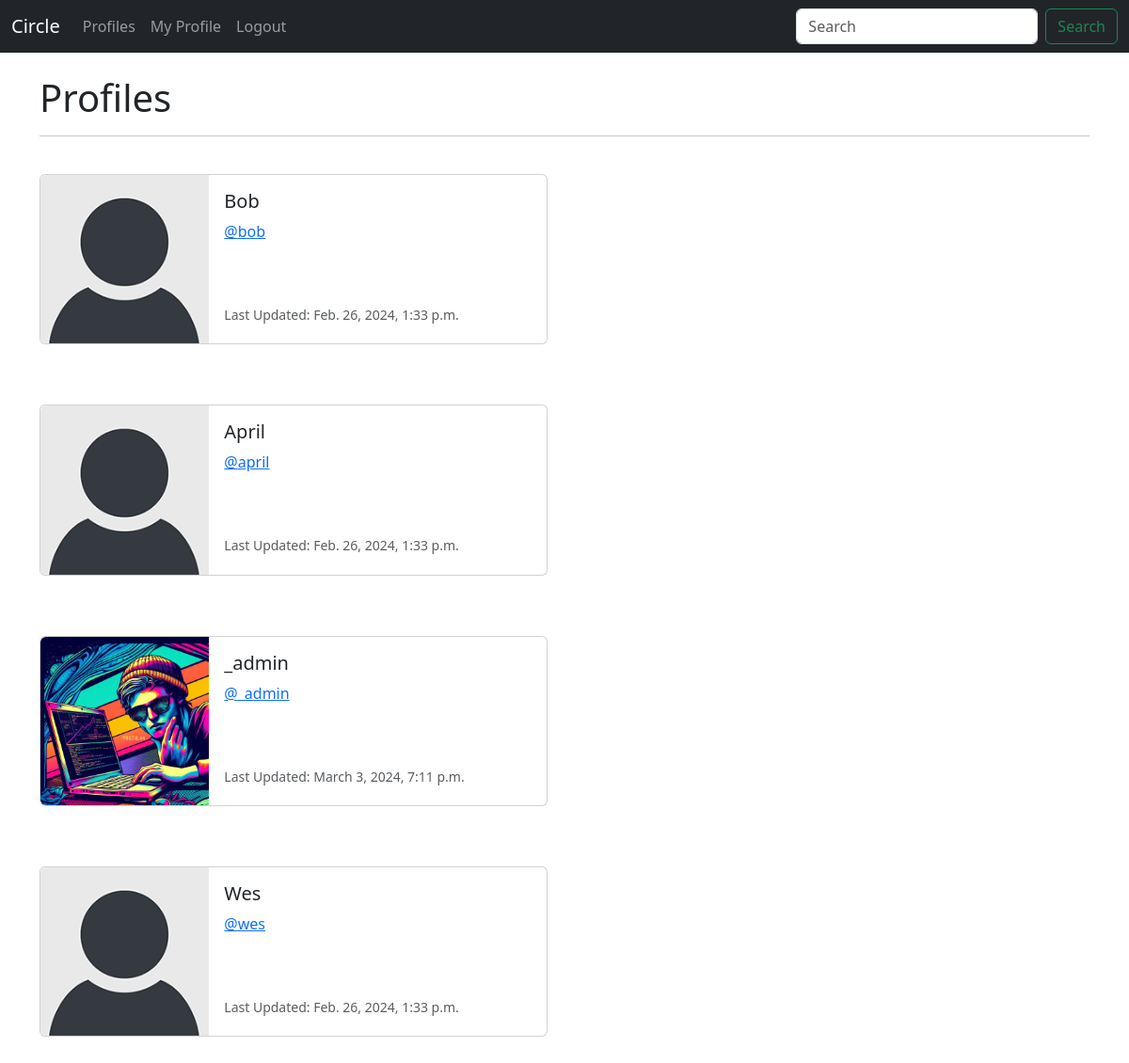
Screenshot of /profile_list/ (signed in) with the database file from the repository.
### circle/models.py (models this page shows, shortened)
class Profile(models.Model):
    user = models.OneToOneField( User, on_delete=models.CASCADE)
    follows = models.ManyToManyField("self",
        related_name="followed_by",
        symmetrical=False,
        blank=True)
    date_modified = models.DateTimeField(User, auto_now=True)
    profile_image = models.ImageField(null=True,blank=True, upload_to="images/")

### circle/views.py (the view)
# urls.py: path('profile_list/', views.profile_list, name='profile_list'),
def profile_list(request):
    if request.user.is_authenticated:
        profiles = Profile.objects.exclude(user=request.user)
        return render(request, 'profile_list.html', {"profiles":profiles} )
    else:
        messages.success(request, ("You must be logged in to View Page..."))
        return redirect('home')

### circle/templates/profile_list.html
{% extends 'base.html' %}
{% load static %}
{% block content %}
<h1>Profiles</h1>
<hr/>
<br/>
{% if profiles %}
   {% for profile in profiles %}
   <div class="card mb-3" style="max-width: 540px;">
    <div class="row g-0">
      <div class="col-md-4">
      {%  if profile.profile_image %}
        <img src="{{ profile.profile_image.url }}" width=200 height=200 class="img-fluid rounded-start" alt="{{profile.user.username}}">
      {% else %}
        <img src="{% static 'images/default_profile_pic.png' %}" class="img-fluid rounded-start" alt="Profile Image">
      {% endif %}
      </div>
      <div class="col-md-8">
        <div class="card-body">
          <h5 class="card-title">{{ profile.user.username }}</h5>
          <p class="card-text"><a href="{% url 'profile' profile.user.id %}">@{{ profile.user.username | lower}}</a></a></p><br/><br/>
          <p class="card-text"><small class="text-body-secondary">Last Updated: {{ profile.date_modified }}
        </small></p>
        </div>
      </div>
    </div>
  </div>
  <br/>
  <br/>
   {% endfor %}
{% endif %}
{% endblock %}

### rows the page displays
Profile: user.username "Bob", user.username "bob", date_modified "Feb. 26, 2024, 1:33 p.m."
Profile: user.username "April", user.username "april", date_modified "Feb. 26, 2024, 1:33 p.m."
Profile: profile_image (picture), user.username "_admin", date_modified "March 3, 2024, 7:11 p.m."
Profile: user.username "Wes", user.username "wes", date_modified "Feb. 26, 2024, 1:33 p.m."
